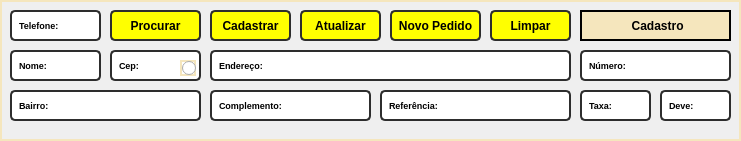
      <widget class="QFrame" name="frame_2">
       <property name="geometry">
        <rect>
         <x>10</x>
         <y>10</y>
         <width>741</width>
         <height>141</height>
        </rect>
       </property>
       <property name="styleSheet">
        <string notr="true">border: 2px solid rgb(245, 230, 189);</string>
       </property>
       <property name="frameShape">
        <enum>QFrame::StyledPanel</enum>
       </property>
       <property name="frameShadow">
        <enum>QFrame::Raised</enum>
       </property>
       <widget class="QLineEdit" name="telefone">
        <property name="geometry">
         <rect>
          <x>10</x>
          <y>10</y>
          <width>91</width>
          <height>31</height>
         </rect>
        </property>
        <property name="font">
         <font>
          <pointsize>7</pointsize>
          <weight>75</weight>
          <bold>true</bold>
          <kerning>true</kerning>
         </font>
        </property>
        <property name="styleSheet">
         <string notr="true">QLineEdit{
	border: 2px solid rgb(45, 45, 45);
 	border-radius: 5px;
    padding: 5px;
     color: rgb(255,275,275);
	background-color: rgb(255, 255, 255);
}
QLineEdit:hover{
	border: 2px solid rgb(55, 55, 55);
    color: rgb(0,0,0);
}
QLineEdit:focus{
	border: 2px solid rgb(255, 207, 0);
     color: rgb(0, 0, 0);
}</string>
        </property>
        <property name="placeholderText">
         <string>Telefone:</string>
        </property>
       </widget>
       <widget class="QPushButton" name="enviar_cadastro">
        <property name="geometry">
         <rect>
          <x>110</x>
          <y>10</y>
          <width>91</width>
          <height>31</height>
         </rect>
        </property>
        <property name="font">
         <font>
          <weight>75</weight>
          <bold>true</bold>
         </font>
        </property>
        <property name="styleSheet">
         <string notr="true">QPushButton{
	border: 2px solid rgb(45, 45, 45);
 	border-radius: 5px;
    padding: 5px;
     color: rgb(255,275,275);
	background-color: rgb(255, 255, 0);
}
QPushButton:hover{
	border: 2px solid rgb(55, 55, 55);
    color: rgb(0,0,0);
}
QPushButton:focus{
	border: 2px solid rgb(255, 207, 0);
     color: rgb(0, 0, 0);
}</string>
        </property>
        <property name="text">
         <string>Procurar</string>
        </property>
       </widget>
       <widget class="QLineEdit" name="nome">
        <property name="geometry">
         <rect>
          <x>10</x>
          <y>50</y>
          <width>91</width>
          <height>31</height>
         </rect>
        </property>
        <property name="font">
         <font>
          <pointsize>7</pointsize>
          <weight>75</weight>
          <bold>true</bold>
          <kerning>true</kerning>
         </font>
        </property>
        <property name="styleSheet">
         <string notr="true">QLineEdit{
	border: 2px solid rgb(45, 45, 45);
 	border-radius: 5px;
    padding: 5px;
     color: rgb(255,275,275);
	background-color: rgb(255, 255, 255);
}
QLineEdit:hover{
	border: 2px solid rgb(55, 55, 55);
    color: rgb(0,0,0);
}
QLineEdit:focus{
	border: 2px solid rgb(255, 207, 0);
     color: rgb(0, 0, 0);
}</string>
        </property>
        <property name="text">
         <string/>
        </property>
        <property name="placeholderText">
         <string>Nome:</string>
        </property>
       </widget>
       <widget class="QLineEdit" name="cep">
        <property name="geometry">
         <rect>
          <x>110</x>
          <y>50</y>
          <width>91</width>
          <height>31</height>
         </rect>
        </property>
        <property name="font">
         <font>
          <pointsize>7</pointsize>
          <weight>75</weight>
          <bold>true</bold>
          <kerning>true</kerning>
         </font>
        </property>
        <property name="styleSheet">
         <string notr="true">QLineEdit{
	border: 2px solid rgb(45, 45, 45);
 	border-radius: 5px;
    padding: 5px;
     color: rgb(255,275,275);
	background-color: rgb(255, 255, 255);
}
QLineEdit:hover{
	border: 2px solid rgb(55, 55, 55);
    color: rgb(0,0,0);
}
QLineEdit:focus{
	border: 2px solid rgb(255, 207, 0);
     color: rgb(0, 0, 0);
}</string>
        </property>
        <property name="text">
         <string/>
        </property>
        <property name="placeholderText">
         <string>Cep:</string>
        </property>
       </widget>
       <widget class="QLineEdit" name="end">
        <property name="geometry">
         <rect>
          <x>210</x>
          <y>50</y>
          <width>361</width>
          <height>31</height>
         </rect>
        </property>
        <property name="font">
         <font>
          <pointsize>7</pointsize>
          <weight>75</weight>
          <bold>true</bold>
          <kerning>true</kerning>
         </font>
        </property>
        <property name="styleSheet">
         <string notr="true">QLineEdit{
	border: 2px solid rgb(45, 45, 45);
 	border-radius: 5px;
    padding: 5px;
     color: rgb(255,275,275);
	background-color: rgb(255, 255, 255);
}
QLineEdit:hover{
	border: 2px solid rgb(55, 55, 55);
    color: rgb(0,0,0);
}
QLineEdit:focus{
	border: 2px solid rgb(255, 207, 0);
     color: rgb(0, 0, 0);
}</string>
        </property>
        <property name="text">
         <string/>
        </property>
        <property name="placeholderText">
         <string>Endereço:</string>
        </property>
       </widget>
       <widget class="QLineEdit" name="numero">
        <property name="geometry">
         <rect>
          <x>580</x>
          <y>50</y>
          <width>151</width>
          <height>31</height>
         </rect>
        </property>
        <property name="font">
         <font>
          <pointsize>7</pointsize>
          <weight>75</weight>
          <bold>true</bold>
          <kerning>true</kerning>
         </font>
        </property>
        <property name="styleSheet">
         <string notr="true">QLineEdit{
	border: 2px solid rgb(45, 45, 45);
 	border-radius: 5px;
    padding: 5px;
     color: rgb(255,275,275);
	background-color: rgb(255, 255, 255);
}
QLineEdit:hover{
	border: 2px solid rgb(55, 55, 55);
    color: rgb(0,0,0);
}
QLineEdit:focus{
	border: 2px solid rgb(255, 207, 0);
     color: rgb(0, 0, 0);
}</string>
        </property>
        <property name="text">
         <string/>
        </property>
        <property name="placeholderText">
         <string>Número:</string>
        </property>
       </widget>
       <widget class="QLineEdit" name="bairro">
        <property name="geometry">
         <rect>
          <x>10</x>
          <y>90</y>
          <width>191</width>
          <height>31</height>
         </rect>
        </property>
        <property name="font">
         <font>
          <pointsize>7</pointsize>
          <weight>75</weight>
          <bold>true</bold>
          <kerning>true</kerning>
         </font>
        </property>
        <property name="styleSheet">
         <string notr="true">QLineEdit{
	border: 2px solid rgb(45, 45, 45);
 	border-radius: 5px;
    padding: 5px;
     color: rgb(255,275,275);
	background-color: rgb(255, 255, 255);
}
QLineEdit:hover{
	border: 2px solid rgb(55, 55, 55);
    color: rgb(0,0,0);
}
QLineEdit:focus{
	border: 2px solid rgb(255, 207, 0);
     color: rgb(0, 0, 0);
}</string>
        </property>
        <property name="text">
         <string/>
        </property>
        <property name="placeholderText">
         <string>Bairro:</string>
        </property>
       </widget>
       <widget class="QLineEdit" name="ref">
        <property name="geometry">
         <rect>
          <x>380</x>
          <y>90</y>
          <width>191</width>
          <height>31</height>
         </rect>
        </property>
        <property name="font">
         <font>
          <pointsize>7</pointsize>
          <weight>75</weight>
          <bold>true</bold>
          <kerning>true</kerning>
         </font>
        </property>
        <property name="styleSheet">
         <string notr="true">QLineEdit{
	border: 2px solid rgb(45, 45, 45);
 	border-radius: 5px;
    padding: 5px;
     color: rgb(255,275,275);
	background-color: rgb(255, 255, 255);
}
QLineEdit:hover{
	border: 2px solid rgb(55, 55, 55);
    color: rgb(0,0,0);
}
QLineEdit:focus{
	border: 2px solid rgb(255, 207, 0);
     color: rgb(0, 0, 0);
}</string>
        </property>
        <property name="text">
         <string/>
        </property>
        <property name="placeholderText">
         <string>Referência:</string>
        </property>
       </widget>
       <widget class="QLineEdit" name="complemento">
        <property name="geometry">
         <rect>
          <x>210</x>
          <y>90</y>
          <width>161</width>
          <height>31</height>
         </rect>
        </property>
        <property name="font">
         <font>
          <pointsize>7</pointsize>
          <weight>75</weight>
          <bold>true</bold>
          <kerning>true</kerning>
         </font>
        </property>
        <property name="styleSheet">
         <string notr="true">QLineEdit{
	border: 2px solid rgb(45, 45, 45);
 	border-radius: 5px;
    padding: 5px;
     color: rgb(255,275,275);
	background-color: rgb(255, 255, 255);
}
QLineEdit:hover{
	border: 2px solid rgb(55, 55, 55);
    color: rgb(0,0,0);
}
QLineEdit:focus{
	border: 2px solid rgb(255, 207, 0);
     color: rgb(0, 0, 0);
}</string>
        </property>
        <property name="text">
         <string/>
        </property>
        <property name="placeholderText">
         <string>Complemento:</string>
        </property>
       </widget>
       <widget class="QFrame" name="frame_6">
        <property name="geometry">
         <rect>
          <x>580</x>
          <y>10</y>
          <width>151</width>
          <height>31</height>
         </rect>
        </property>
        <property name="styleSheet">
         <string notr="true">background-color: rgb(245, 230, 189);
border: 2px solid rgb(255, 275, 275);
border-radius: 0px;</string>
        </property>
        <property name="frameShape">
         <enum>QFrame::StyledPanel</enum>
        </property>
        <property name="frameShadow">
         <enum>QFrame::Raised</enum>
        </property>
        <widget class="QLabel" name="label_10">
         <property name="geometry">
          <rect>
           <x>20</x>
           <y>6</y>
           <width>101</width>
           <height>20</height>
          </rect>
         </property>
         <property name="font">
          <font>
           <weight>75</weight>
           <bold>true</bold>
          </font>
         </property>
         <property name="styleSheet">
          <string notr="true">QLabel{
border: 2px solid rgb(245, 230, 189);

}</string>
         </property>
         <property name="text">
          <string>        Cadastro</string>
         </property>
        </widget>
       </widget>
       <widget class="QPushButton" name="limpar">
        <property name="geometry">
         <rect>
          <x>490</x>
          <y>10</y>
          <width>81</width>
          <height>31</height>
         </rect>
        </property>
        <property name="font">
         <font>
          <weight>75</weight>
          <bold>true</bold>
         </font>
        </property>
        <property name="styleSheet">
         <string notr="true">QPushButton{
	border: 2px solid rgb(45, 45, 45);
 	border-radius: 5px;
    padding: 5px;
     color: rgb(255,275,275);
	background-color: rgb(255, 255, 0);
}
QPushButton:hover{
	border: 2px solid rgb(55, 55, 55);
    color: rgb(0,0,0);
}
QPushButton:focus{
	border: 2px solid rgb(255, 207, 0);
     color: rgb(0, 0, 0);
}</string>
        </property>
        <property name="text">
         <string>Limpar</string>
        </property>
       </widget>
       <widget class="QPushButton" name="atualizar">
        <property name="geometry">
         <rect>
          <x>300</x>
          <y>10</y>
          <width>81</width>
          <height>31</height>
         </rect>
        </property>
        <property name="font">
         <font>
          <weight>75</weight>
          <bold>true</bold>
         </font>
        </property>
        <property name="styleSheet">
         <string notr="true">QPushButton{
	border: 2px solid rgb(45, 45, 45);
 	border-radius: 5px;
    padding: 5px;
     color: rgb(255,275,275);
	background-color: rgb(255, 255, 0);
}
QPushButton:hover{
	border: 2px solid rgb(55, 55, 55);
    color: rgb(0,0,0);
}
QPushButton:focus{
	border: 2px solid rgb(255, 207, 0);
     color: rgb(0, 0, 0);
}</string>
        </property>
        <property name="text">
         <string>Atualizar</string>
        </property>
       </widget>
       <widget class="QLineEdit" name="taxa_2">
        <property name="geometry">
         <rect>
          <x>580</x>
          <y>90</y>
          <width>71</width>
          <height>31</height>
         </rect>
        </property>
        <property name="font">
         <font>
          <pointsize>7</pointsize>
          <weight>75</weight>
          <bold>true</bold>
          <kerning>true</kerning>
         </font>
        </property>
        <property name="styleSheet">
         <string notr="true">QLineEdit{
	border: 2px solid rgb(45, 45, 45);
 	border-radius: 5px;
    padding: 5px;
     color: rgb(255,275,275);
	background-color: rgb(255, 255, 255);
}
QLineEdit:hover{
	border: 2px solid rgb(55, 55, 55);
    color: rgb(0,0,0);
}
QLineEdit:focus{
	border: 2px solid rgb(255, 207, 0);
     color: rgb(0, 0, 0);
}</string>
        </property>
        <property name="text">
         <string/>
        </property>
        <property name="placeholderText">
         <string>Taxa:</string>
        </property>
       </widget>
       <widget class="QLineEdit" name="devendo">
        <property name="geometry">
         <rect>
          <x>660</x>
          <y>90</y>
          <width>71</width>
          <height>31</height>
         </rect>
        </property>
        <property name="font">
         <font>
          <pointsize>7</pointsize>
          <weight>75</weight>
          <bold>true</bold>
          <kerning>true</kerning>
         </font>
        </property>
        <property name="styleSheet">
         <string notr="true">QLineEdit{
	border: 2px solid rgb(45, 45, 45);
 	border-radius: 5px;
    padding: 5px;
     color: rgb(255,275,275);
	background-color: rgb(255, 255, 255);
}
QLineEdit:hover{
	border: 2px solid rgb(55, 55, 55);
    color: rgb(0,0,0);
}
QLineEdit:focus{
	border: 2px solid rgb(255, 207, 0);
     color: rgb(0, 0, 0);
}</string>
        </property>
        <property name="text">
         <string/>
        </property>
        <property name="placeholderText">
         <string>Deve:</string>
        </property>
       </widget>
       <widget class="QPushButton" name="salvar">
        <property name="geometry">
         <rect>
          <x>210</x>
          <y>10</y>
          <width>81</width>
          <height>31</height>
         </rect>
        </property>
        <property name="font">
         <font>
          <weight>75</weight>
          <bold>true</bold>
         </font>
        </property>
        <property name="styleSheet">
         <string notr="true">QPushButton{
	border: 2px solid rgb(45, 45, 45);
 	border-radius: 5px;
    padding: 5px;
     color: rgb(255,275,275);
	background-color: rgb(255, 255, 0);
}
QPushButton:hover{
	border: 2px solid rgb(55, 55, 55);
    color: rgb(0,0,0);
}
QPushButton:focus{
	border: 2px solid rgb(255, 207, 0);
     color: rgb(0, 0, 0);
}</string>
        </property>
        <property name="text">
         <string>Cadastrar</string>
        </property>
       </widget>
       <widget class="QPushButton" name="limpar_2">
        <property name="geometry">
         <rect>
          <x>390</x>
          <y>10</y>
          <width>91</width>
          <height>31</height>
         </rect>
        </property>
        <property name="font">
         <font>
          <weight>75</weight>
          <bold>true</bold>
         </font>
        </property>
        <property name="styleSheet">
         <string notr="true">QPushButton{
	border: 2px solid rgb(45, 45, 45);
 	border-radius: 5px;
    padding: 5px;
     color: rgb(255,275,275);
	background-color: rgb(255, 255, 0);
}
QPushButton:hover{
	border: 2px solid rgb(55, 55, 55);
    color: rgb(0,0,0);
}
QPushButton:focus{
	border: 2px solid rgb(255, 207, 0);
     color: rgb(0, 0, 0);
}</string>
        </property>
        <property name="text">
         <string>Novo Pedido</string>
        </property>
       </widget>
       <widget class="QRadioButton" name="radioButton">
        <property name="geometry">
         <rect>
          <x>180</x>
          <y>60</y>
          <width>16</width>
          <height>16</height>
         </rect>
        </property>
        <property name="styleSheet">
         <string notr="true">background-color: rgb(255, 255, 255);</string>
        </property>
        <property name="text">
         <string/>
        </property>
       </widget>
      </widget>
